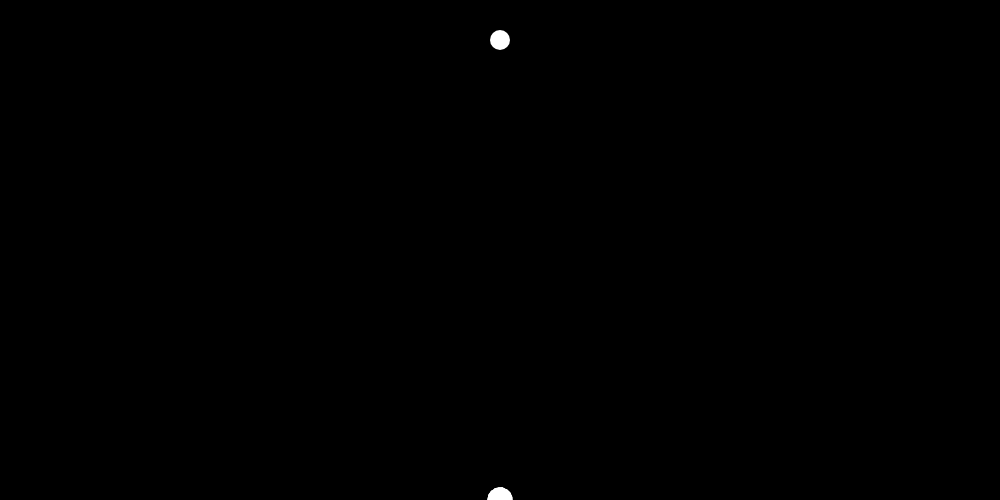
Frame 1 (no input)
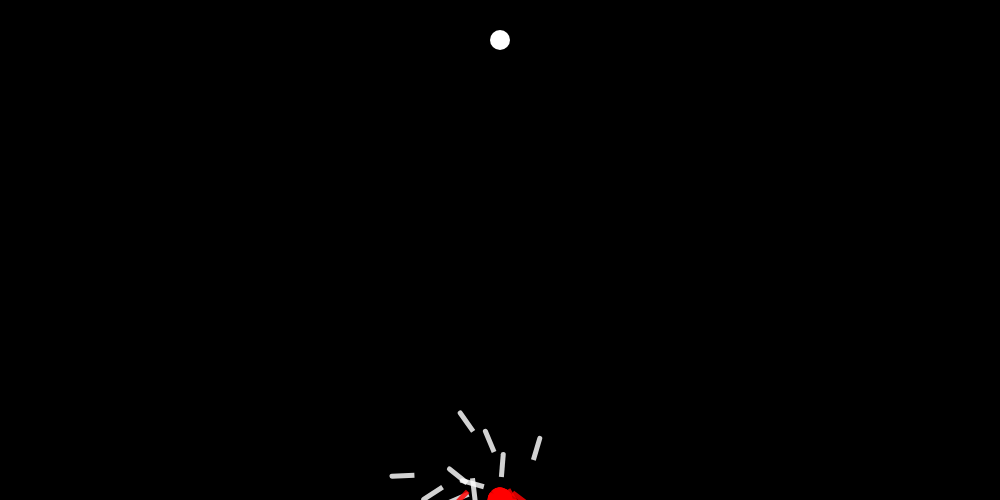
Frame 60 (no input)
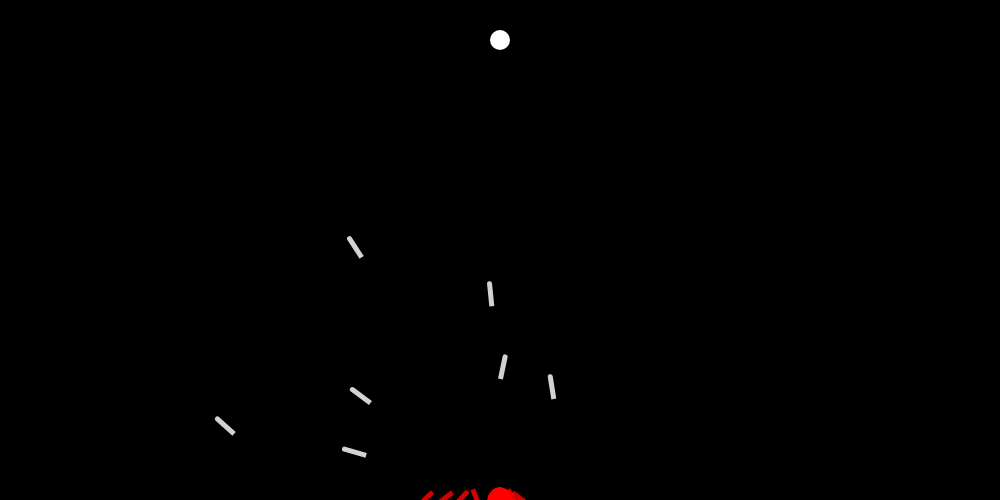
Frame 120 (the mouse pressed at the canvas centre since frame 60)

The p5.js sketch that drew these frames (run headless with seeded random() and noise() and a simulated clock; from frame 60 on, the mouse is pressed at the canvas centre):

// p5.js sketch
// ── sketch.js
// José Bezerra - 21/07/2018
// josebezerraneto@outlook.com


var rockets;
var target;
var lifespan = 200;
var count = 0;
var maxPop = 50;
var mutRate = 0.01;

var lifespanP;
var genP;
var inTargetP;
var avgFitP;

let pressed, done = false;
var mxBegin, myBegin, mxEnd, myEnd;

function setup() {
    createCanvas(1000, 500);
    rockets = new Population();
    target = createVector(width / 2, 40);

    lifespanP = createP();
    genP = createP();
    inTargetP = createP();

    HTMLStuffs();
}

function draw() {
    background(0);
    rockets.show();
    if (count >= lifespan) {
        rockets.calcFitness();
        rockets.naturalSelection();
        rockets.maxPop = maxPop;

        count = 0;
    }

    fill(255);
    ellipse(target.x, target.y, 20, 20);
    count++;
    displayInfos();

    //draw obstacles
    if (pressed && !done) {
        fill(0, 0, 255, 180);
        stroke(255);
        rect(mxBegin, myBegin, mouseX - mxBegin, mouseY - myBegin);
    }
    if (!pressed && done) {
        done = false;
    }
    if (!pressed && !done) {
        fill(0, 0, 255);
        stroke(255);
        strokeWeight(2);
        rect(mxBegin, myBegin, mxEnd - mxBegin, myEnd - myBegin);
    }
}

// Started Interaction
function mousePressed() {
    mxEnd = 0;
    myEnd = 0;
    mxBegin = mouseX;
    myBegin = mouseY;
    pressed = true;
}

// Stopped Interaction
function mouseReleased() {
    mxEnd = mouseX;
    myEnd = mouseY;
    pressed = false;
    done = true;
}

function displayInfos() {
    lifespanP.html(count + "<br>");

    var textP = "";
    textP += "Rockets in Target: " + rockets.inTarget + "<br><br>";
    textP += "Generation: " + rockets.generations + "<br>";
    textP += "population size: " + maxPop + "<br>";
    textP += "Mutation rate: " + mutRate + "<br>";
    textP += "Lifespan: " + lifespan;

    genP.html(textP);
}

function HTMLStuffs() {
    createElement("h2", "Change Parameters")
    createP("here are some values you can play with")

    // Change Pop Size
    createElement("h3", "Change Population Size")

    popMinus = createButton("-");
    popPlus = createButton('+');
    popPlus.mousePressed(plusPopSize);
    popMinus.mousePressed(minusPopSize);

    // Change Mut Rate
    createElement("h3", "Change Mutation Rate")

    mutMinus = createButton("-");
    mutPlus = createButton('+');
    mutPlus.mousePressed(plusMutRate);
    mutMinus.mousePressed(minusMutRate);

    // Change Lifespan
    createElement("h3", "Change Lifespan")

    popMinus = createButton("-");
    popPlus = createButton('+');
    popPlus.mousePressed(plusLifespan);
    popMinus.mousePressed(minusLifespan);
}


function plusPopSize() {
    maxPop += 10;
}
function minusPopSize() {
    if (maxPop - 10 > 0) {
        maxPop -= 10;
    }
}

function plusMutRate() {
    mutRate += 0.01;
}
function minusMutRate() {
    mutRate -= 0.01;
}

function plusLifespan() {
    lifespan += 50;
}
function minusLifespan() {
    lifespan -= 50;
}



// ── DNA.js
// José Bezerra - 21/07/2018
// josebezerraneto@outlook.com


function DNA() {
    this.genes = [];
    for (var i = 0; i < lifespan; i++) {
        this.genes[i] = p5.Vector.random2D();
        this.genes[i].setMag(0.2);
    }
}

DNA.prototype.crossover = function (partner) {
    var child = new DNA();
    var mid = random(this.genes.length);
    for (var i = 0; i < this.genes.length; i++) {
        if (i > mid) {
            child.genes[i] = this.genes[i];
        }
        else {
            child.genes[i] = partner.genes[i];
        }
    }
    child.mutation();
    return child;
}

DNA.prototype.mutation = function () {
    for (var i = 0; i < this.genes.length; i++) {
        if (random(1) < mutRate) {
            this.genes[i] = p5.Vector.random2D();
            this.genes[i].setMag(0.2);
        }
    }
}
// ── Population.js
// José Bezerra - 21/07/2018
// josebezerraneto@outlook.com


function Population() {
    this.rockets = [];
    this.maxPop = maxPop;
    for (var i = 0; i < this.maxPop; i++) {
        this.rockets[i] = new Rocket();
    }
    this.maxFitness = 0;
    this.generations = 0;
    this.inTarget = 0;
    this.averageFitness = 0;
}

Population.prototype.show = function () {
    for (var i = 0; i < this.rockets.length; i++) {
        this.rockets[i].update();
        this.rockets[i].show();
    }
}

Population.prototype.calcFitness = function () {
    var maxFit = 0;
    this.inTarget = 0;

    for (var i = 0; i < this.rockets.length; i++) {
        this.rockets[i].calDist();
        if (maxFit < this.rockets[i].fitness) {
            maxFit = this.rockets[i].fitness;
        }
        
        //check completed rockets
        if(this.rockets[i].completed){
            this.inTarget++;
        }
    }
    this.maxFitness = maxFit;
}

Population.prototype.acceptReject = function () {
    while (true) {
        var n = random(this.maxFitness);
        var randomElem = random(this.rockets);
        if (n < randomElem.fitness) {
            return randomElem;
        }
    }

}

Population.prototype.naturalSelection = function () {
    var newpop = [];
    for (var i = 0; i < this.maxPop; i++) {
        var a = this.acceptReject();
        var b = this.acceptReject();
        var child = a.crossover(b);
        newpop.push(child);
    }
    this.rockets = newpop;
    this.generations++;
}
// ── Rockets.js
// José Bezerra - 21/07/2018
// josebezerraneto@outlook.com


function Rocket() {
    this.pos = createVector(width / 2, height);
    this.vel = createVector();
    this.acc = createVector();
    this.dna = new DNA();
    this.fitness = 0;
    this.crashed = false;
    this.completed = false;
}

Rocket.prototype.crossover = function (partner) {
    var newDNA = this.dna.crossover(partner.dna);
    var child = new Rocket();
    child.dna = newDNA;
    return child;
}

Rocket.prototype.calDist = function () {
    var d = dist(this.pos.x, this.pos.y, target.x, target.y);
    var fitness = map(d, height, 0, 0, 1);
    if (this.completed) {
        fitness *= 10;
    }
    if (this.crashed) {
        fitness /= 10;
    }

    // make the fitness function exponencial
    fitness = pow(fitness,3);
    this.fitness = fitness;
}

//Graphic Implementations
Rocket.prototype.applyForce = function (force) {
    this.acc.add(force);
}

Rocket.prototype.update = function () {
    var d = dist(this.pos.x, this.pos.y, target.x, target.y);
    if (d < 10) {
        this.completed = true;
        this.pos = target.copy();
    }
    if (this.pos.x > width || this.pos.x < 0) {
        this.crashed = true;
    }
    if (this.pos.y > height || this.pos.y < 0) {
        this.crashed = true;
    }
    // Obstacle Logic
    if (mxBegin - mxEnd < 0){ //Negative number
        var temp = mxBegin;
        mxBegin = mxEnd;
        mxEnd = temp;
    }
    if (myBegin - myEnd < 0){ //Negative number
        var temp2 = myBegin;
        myBegin = myEnd;
        myEnd = temp2;
    }
    
    if( (this.pos.x > mxEnd && this.pos.x < mxBegin) && (this.pos.y > myEnd && this.pos.y < myBegin) ){
        this.crashed = true;
    }

    if (!this.crashed && !this.completed) {
        this.applyForce(this.dna.genes[count]);
        this.vel.add(this.acc);
        this.pos.add(this.vel);
        this.acc.mult(0);
        this.vel.limit(4);
    }
}

Rocket.prototype.show = function () {
    if(this.completed){
        fill(0,255,0,210);
    }
    if(this.crashed){
        fill(255,0,0,210);
    }
    else if(!this.completed && !this.crashed){
        fill(255,255,255,210);
    }

    noStroke();

    // moviments
    push();
    translate(this.pos.x, this.pos.y);
    rotate(this.vel.heading());
    rectMode(CENTER);
    rect(0, 0, 25, 5,0,20,20,0);
    pop();

}
